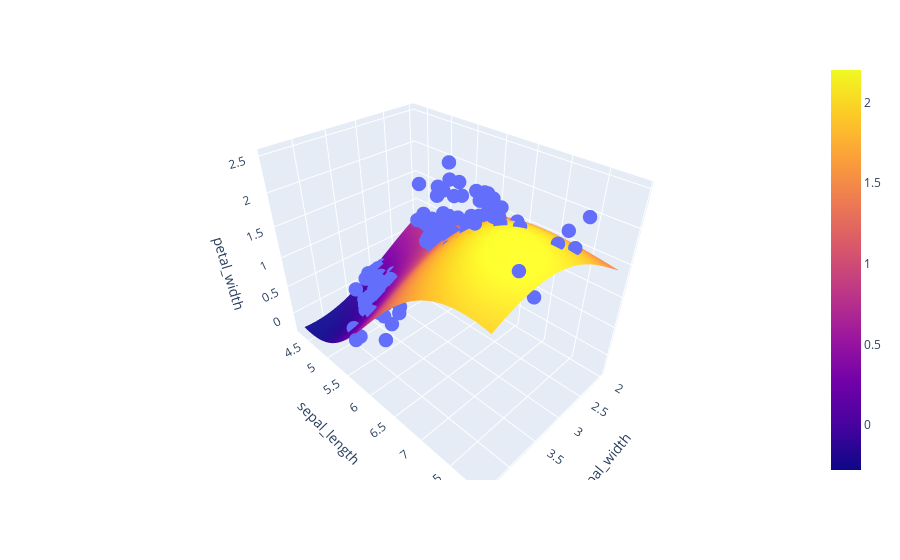

The notebook cell this image was saved under:
### Code cell
mesh_size = .02
margin = 0

df = px.data.iris()

X = df[['sepal_width', 'sepal_length']]
y = df['petal_width']

# Condition the model on sepal width and length, predict the petal width
model = SVR(C=1.)
model.fit(X, y)

# Create a mesh grid on which we will run our model
x_min, x_max = X.sepal_width.min() - margin, X.sepal_width.max() + margin
y_min, y_max = X.sepal_length.min() - margin, X.sepal_length.max() + margin
xrange = np.arange(x_min, x_max, mesh_size)
yrange = np.arange(y_min, y_max, mesh_size)
xx, yy = np.meshgrid(xrange, yrange)

# Run model
pred = model.predict(np.c_[xx.ravel(), yy.ravel()])
pred = pred.reshape(xx.shape)

# Generate the plot
fig = px.scatter_3d(df, x='sepal_width', y='sepal_length', z='petal_width')
fig.update_traces(marker=dict(size=5))
fig.add_traces(go.Surface(x=xrange, y=yrange, z=pred, name='pred_surface'))
fig.show()

### Figure 1 — Plotly figure (JSON) as saved in the notebook; plotly's stock layout.template omitted (floating-point values rounded to 4 significant figures; data arrays with more than 128 entries replaced by an {"elided": "..."} marker saying what was removed)
{"data": [{"hovertemplate": "sepal_width=%{x}<br>sepal_length=%{y}<br>petal_width=%{z}<extra></extra>", "legendgroup": "", "marker": {"color": "#636efa", "size": 5, "symbol": "circle"}, "mode": "markers", "name": "", "scene": "scene", "showlegend": false, "type": "scatter3d", "x": {"elided": "150 float values"}, "y": {"elided": "150 float values"}, "z": {"elided": "150 float values"}}, {"name": "pred_surface", "type": "surface", "x": [2.0, 2.02, 2.04, 2.06, 2.08, 2.1, 2.12, 2.14, 2.16, 2.18, 2.2, 2.22, 2.24, 2.26, 2.28, 2.3, 2.32, 2.34, 2.36, 2.38, 2.4, 2.42, 2.44, 2.46, 2.48, 2.5, 2.52, 2.54, 2.56, 2.58, 2.6, 2.62, 2.64, 2.66, 2.68, 2.7, 2.72, 2.74, 2.76, 2.78, 2.8, 2.82, 2.84, 2.86, 2.88, 2.9, 2.92, 2.94, 2.96, 2.98, 3.0, 3.02, 3.04, 3.06, 3.08, 3.1, 3.12, 3.14, 3.16, 3.18, 3.2, 3.22, 3.24, 3.26, 3.28, 3.3, 3.32, 3.34, 3.36, 3.38, 3.4, 3.42, 3.44, 3.46, 3.48, 3.5, 3.52, 3.54, 3.56, 3.58, 3.6, 3.62, 3.64, 3.66, 3.68, 3.7, 3.72, 3.74, 3.76, 3.78, 3.8, 3.82, 3.84, 3.86, 3.88, 3.9, 3.92, 3.94, 3.96, 3.98, 4.0, 4.02, 4.04, 4.06, 4.08, 4.1, 4.12, 4.14, 4.16, 4.18, 4.2, 4.22, 4.24, 4.26, 4.28, 4.3, 4.32, 4.34, 4.36, 4.38, 4.4], "y": {"elided": "181 float values"}, "z": {"elided": "181x121 float values"}}], "layout": {"legend": {"tracegroupgap": 0}, "margin": {"t": 60}, "scene": {"domain": {"x": [0, 1], "y": [0, 1]}, "xaxis": {"title": {"text": "sepal_width"}}, "yaxis": {"title": {"text": "sepal_length"}}, "zaxis": {"title": {"text": "petal_width"}}}}}
